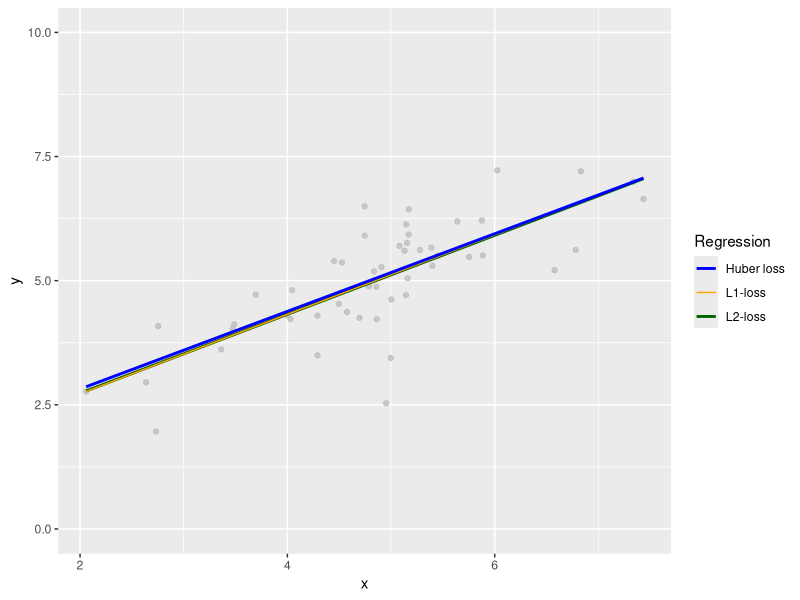
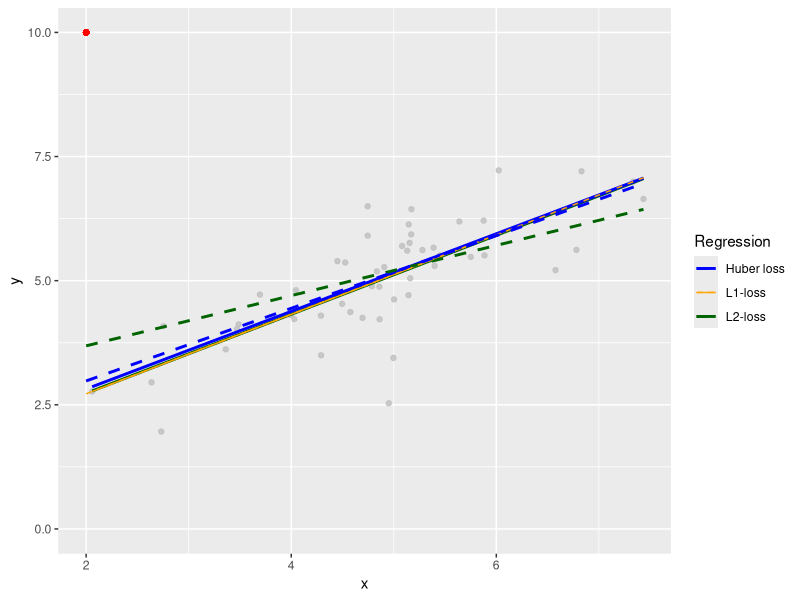

R code for these plots, in order:
library(mvtnorm)
library(ggplot2)
library(gridExtra)

set.seed(77)

sigma = matrix(c(1, 0.7, 0.7, 1), nrow = 2)
mat   = as.data.frame(rmvnorm(50, mean = c(5,5), sigma = sigma, method = "chol"))

# override the main matrix
mat = rbind(mat)
colnames(mat) = c("x", "y")

mat_outlier = rbind(mat, c(2, 10))

######################################

# No outlier 
p1 = ggplot(mat,aes(x,y)) + 
geom_point(color="grey", alpha = 0.8) + 
geom_smooth(method = 'lm', se = FALSE, aes(color = "L2-loss")) + 
geom_quantile(quantiles = 0.5, aes(color = "L1-loss")) + 
geom_smooth(method=MASS::rlm, se = FALSE, formula= y~x, aes(color = "Huber loss")) + 
scale_color_manual(name = "Regression", values = c("L2-loss" = "darkgreen", "L1-loss" = "orange", "Huber loss" = "blue")) + 
ylim(c(0, 10)) + theme(legend_position = "bottom")

ggsave("figure_man/different_losses1.png", p1, width = 6, height = 4)


# Outlier (red) 
p2 = p1 + 
geom_point(aes(x = 2, y = 10), color="red", alpha = 0.8) + 
geom_smooth(data = mat_outlier, method = 'lm', se = FALSE, aes(color = "L2-loss"), lty = 2) + 
geom_quantile(data = mat_outlier, quantiles = 0.5, aes(color = "L1-loss"), lty = 2) + 
geom_smooth(data = mat_outlier, method=MASS::rlm, se = FALSE, formula= y~x, aes(color = "Huber loss"), lty = 2) + 
scale_color_manual(name = "Regression", values = c("L2-loss" = "darkgreen", "L1-loss" = "orange", "Huber loss" = "blue"))

ggsave("figure_man/different_losses2.png", p2, width = 6, height = 4)
